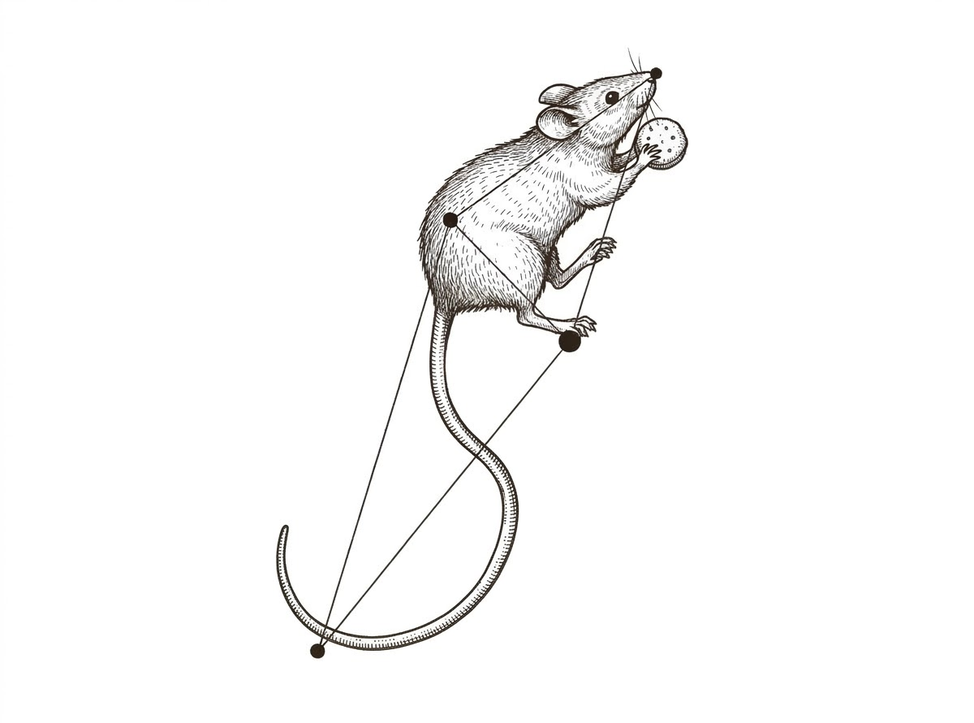
#> input picture docs/art/29ecb4e8-b2c1-41fd-afc6-218822dc8d78.png, 974 x 723 px, shrunk from 1200 x 891 before the run
$ python -i fit_art.py   (imports and definitions only)
#> lines starting #> are read from the running program, lines starting #| are printed output that depends on the picture; after the words box and inside, x2 and y2 are one past the last pixel; in counts of white or black regions, pixels touching at a corner belong together
"""Find where the stars are in each drawing in docs/art (<slug>.png, slugs as in make_art_kit.py)
and save the mapping from the kit's reference sheet to the drawing in docs/art/fits.json."""
import json, math, os, itertools, glob
import numpy as np
from PIL import Image
from scipy import ndimage as ndi
HERE = os.path.dirname(os.path.abspath(__file__))
# [1 line not run here, left out]
# [1 line that did not run here, left out]
g = {'__file__': os.path.join(HERE, 'make_art_kit.py')}
# [2 lines not run here, left out]
# [1 line that did not run here, left out]

def refpts(figs):
    codes, pr, px = g['layout'](figs, g['W'], g['H'])
    return codes, np.array([px(pr(g['vec'](g['STARS'][c]['ra'], g['STARS'][c]['dec']))) for c in codes])

def blobs(path):
    a = np.asarray(Image.open(path).convert('L')).astype(float)
    yy, xx = np.ogrid[-4:5, -4:5]
    op = ndi.binary_opening(a < 70, structure=xx * xx + yy * yy <= 16)
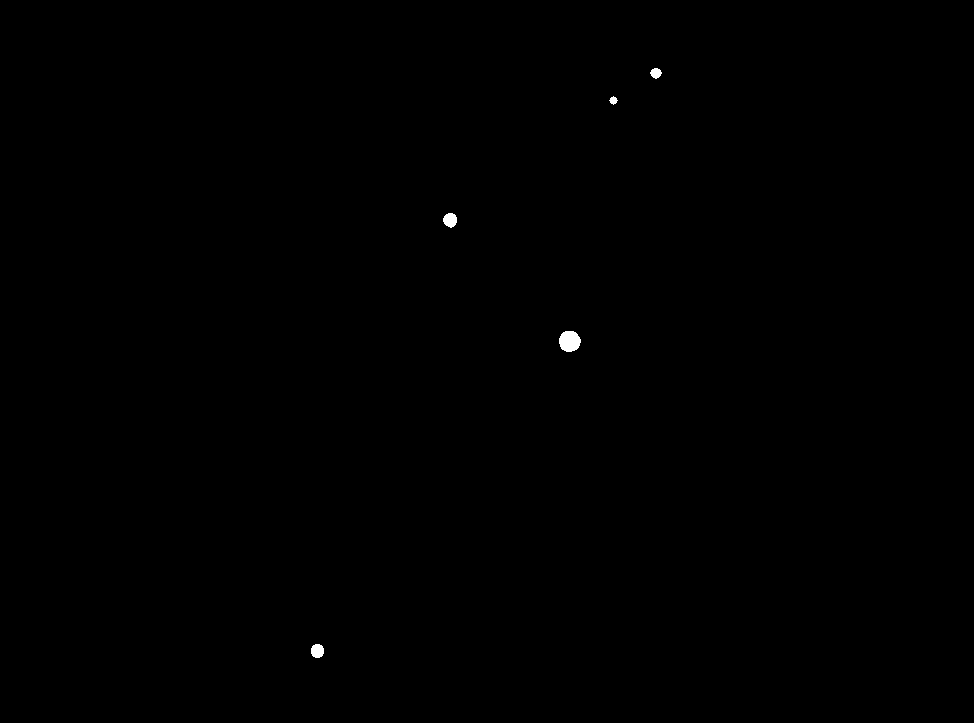
#> op: shape (723, 974) bool; 0.12% white; 5 white regions, box (x1, y1, x2, y2) and area: (559, 331, 581, 352) 366, (443, 213, 457, 228) 159, (311, 644, 324, 658) 150, (650, 68, 662, 79) 92, (609, 96, 618, 105) 49
    lab, n = ndi.label(op); out = []
#> after `lab, n = ndi.label(op)`: lab: shape (723, 974) int32; 6 distinct labels, from 0 to 5
#> after `lab, n = ndi.label(op)`: n = 5
    for i, sl in enumerate(ndi.find_objects(lab), 1):
        m = lab[sl] == i; area = m.sum(); h = sl[0].stop - sl[0].start; w = sl[1].stop - sl[1].start
        if area > 30 and area / (h * w) > 0.55 and 0.6 < h / w < 1.6:
            cy, cx = ndi.center_of_mass(m); out.append(complex(sl[1].start + cx, sl[0].start + cy))
#> this loop made 5 passes
#> (area, h, w, cy, cx) on passes 1 to 5: (92, 11, 12, 4.72, 5.5), (49, 9, 9, 4, 4), (159, 15, 14, 6.64, 6.77), (366, 21, 22, 9.87, 10.22), (150, 14, 13, 6.5, 6)
#> after the loop, out = 5 items
    return np.array(out)

fits = {}
# [18 lines not run here, left out]

>>> result = blobs('art/29ecb4e8-b2c1-41fd-afc6-218822dc8d78.png')

$ run again, on docs/art/570b9ae2-aa95-49d2-b4f1-a06b785b6a1f.png
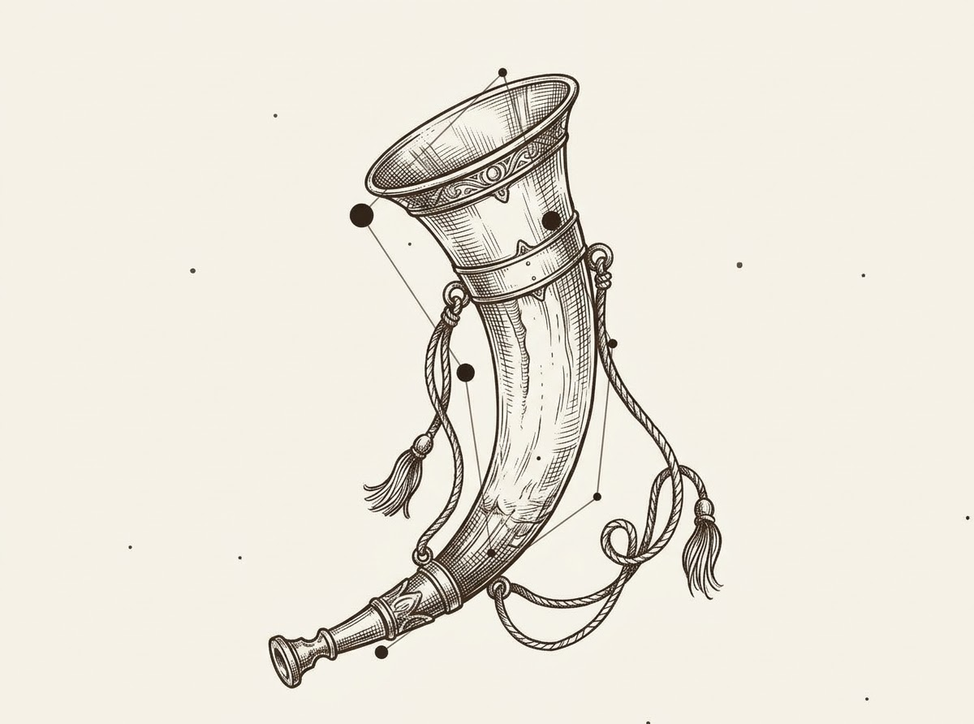
#> input picture docs/art/570b9ae2-aa95-49d2-b4f1-a06b785b6a1f.png, 974 x 724 px, shrunk from 1200 x 892 before the run
#> op: shape (724, 974) bool; 0.16% white; 5 white regions, box (x1, y1, x2, y2) and area: (350, 204, 373, 227) 421, (542, 211, 561, 231) 279, (457, 364, 474, 382) 239, (375, 646, 388, 659) 121, (608, 339, 617, 348) 49
#> lab: shape (724, 974) int32; 6 distinct labels, from 0 to 5
#> n = 5
#> the loop in blobs, `for i, sl in enumerate(ndi.find_objects(lab), 1):` made 5 passes
#> (area, h, w, cy, cx) on passes 1 to 5: (421, 23, 23, 10.95, 11.08), (279, 20, 19, 9.24, 9.02), (49, 9, 9, 4, 4), (239, 18, 17, 8.17, 8.03), (121, 13, 13, 6, 6)
#> pass 1, in blobs, `m = lab[sl] == i`:
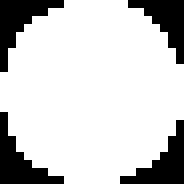
#> m: shape (23, 23) bool (shown 8 times larger); 79.6% white; 4 black regions, box (x1, y1, x2, y2) and area: (0, 0, 8, 9) 28, (0, 14, 8, 23) 28, (15, 15, 23, 23) 27, (16, 0, 23, 8) 25
#> after the loop in blobs, `for i, sl in enumerate(ndi.find_objects(lab), 1):`: out = 5 items
